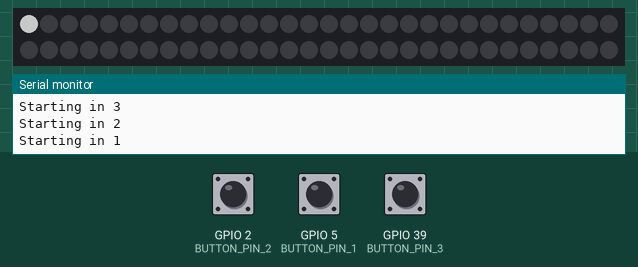
A sketch run on a simulated ESP32. Parts: 60 RGB LEDs in strip order, left to right, continuing on the next row, the last lines printed to the serial monitor. The inputs (shaded band) are chosen by the test bench; at power-on: GPIO 2 (BUTTON_PIN_2) HIGH, GPIO 39 (BUTTON_PIN_3) HIGH, GPIO 5 (BUTTON_PIN_1) HIGH. Dim RGB values are drawn brighter than linear; random numbers use the default seed unless the sketch sets one.

Above: at 5.6 s.
7.3 s: GPIO 2 (BUTTON_PIN_2) pulled LOW for 0.15 s
8.0 s: GPIO 39 (BUTTON_PIN_3) pulled LOW for 0.15 s
At 8.5 s:
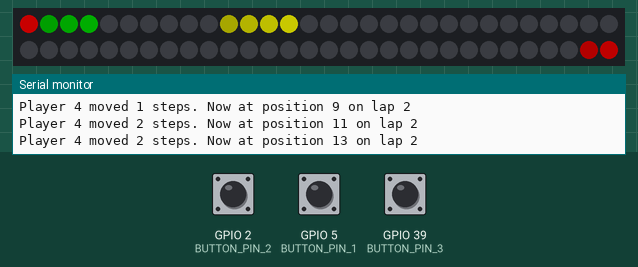
8.7 s: GPIO 5 (BUTTON_PIN_1) pulled LOW for 0.15 s
9.4 s: GPIO 2 (BUTTON_PIN_2) pulled LOW for 1 s
At 10.1 s:
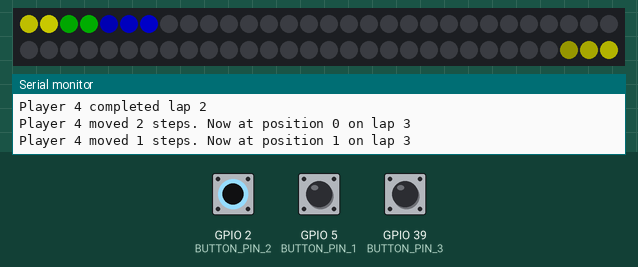
11.0 s: GPIO 39 (BUTTON_PIN_3) pulled LOW for 1 s
At 12.76 s:
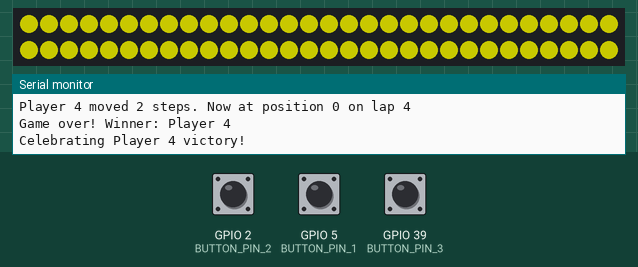

The sketch:

led_racing_game.ino
```cpp
/*
 * LED Racing Game
 *
 * A multiplayer racing game using a WS2812B LED strip.
 *
 * Features:
 * - 4 players racing around a circular track
 * - Each player has a unique color (Red, Blue, Green, Yellow)
 * - The number of LEDs in a player's trail indicates their lap number
 * - Players move forward by random amounts each turn
 * - First player to complete 3 laps wins
 * - Game ends after 60 seconds if no player completes all laps
 *
 * Game Rules:
 * - Each player starts at the beginning of the track (position 0)
 * - In each turn, players move forward 0-5 steps randomly
 * - When a player reaches the end of the LED strip, they start a new lap
 * - The player's trail length increases with each lap (up to 5 LEDs maximum)
 * - The winner is the first player to complete 3 laps
 * - If time runs out before anyone completes 3 laps, the player who has
 *   advanced the furthest (most laps and position) wins
 * - After a winner is determined, their color flashes for 10 seconds
 *
 * Hardware:
 * - ESP32 microcontroller
 * - WS2812B LED strip (60 LEDs)
 * - Connect the LED data pin to GPIO 13
 * - Connect the button pin for Player 1 to GPIO 12
 *
 * Created for ESP32 with FastLED library
 */

#include <FastLED.h>

// Define the data pin connected to the WS2812B strip
#define DATA_PIN 13

// Define the button pins for Player 1, 2, and 3
#define BUTTON_PIN_1 5   // Changed from 12 to 5
#define BUTTON_PIN_2 2   // Changed from 14 to 2
#define BUTTON_PIN_3 39  // Changed from 27 to 39

// Define the number of LEDs in the strip
#define NUM_LEDS 60

// Define the LED type and color order
#define LED_TYPE WS2812B
#define COLOR_ORDER GRB

// Game settings
#define GAME_DURATION 60000           // 1 minute in milliseconds
#define VICTORY_BLINK_DURATION 10000  // 10 seconds in milliseconds
#define BLINK_INTERVAL 250            // Blink every 250ms
#define NUM_PLAYERS 4
#define MAX_PLAYER_SIZE 5  // Maximum number of LEDs per player (for lap indication)
#define LAPS_TO_WIN 3      // Number of laps to win the game

// Create an array to hold the LED data
CRGB leds[NUM_LEDS];

// Player colors
CRGB playerColors[NUM_PLAYERS] = {
  CRGB::Red,
  CRGB::Blue,
  CRGB::Green,
  CRGB::Yellow
};

// Player positions (the leading LED of each player)
int playerPositions[NUM_PLAYERS] = { 0, 0, 0, 0 };
// Player laps
int playerLaps[NUM_PLAYERS] = { 0, 0, 0, 0 };

// Function prototypes
void startNewGame();
void updateGame();
void displayPlayers();
void celebrateWinner(int winner);
int determineWinner();
bool checkForWinner();
void handlePlayerButton(int playerIndex, int buttonPin);
void movePlayer(int playerIndex, int steps);

void setup() {
  // Initialize serial communication for debugging
  Serial.begin(921600);
  Serial.println("ESP32 WS2812B LED Racing Game");

  // Initialize the LED strip
  FastLED.addLeds<LED_TYPE, DATA_PIN, COLOR_ORDER>(leds, NUM_LEDS)
    .setCorrection(TypicalLEDStrip)
    .setDither(true);

  // Set brightness (0-255)
  FastLED.setBrightness(100);

  // Initialize button pins as input with pull-up resistor
  pinMode(BUTTON_PIN_1, INPUT_PULLUP);
  pinMode(BUTTON_PIN_2, INPUT_PULLUP);
  pinMode(BUTTON_PIN_3, INPUT_PULLUP);  // Initialize Player 3 button

  // Initialize random seed
  randomSeed(analogRead(0));

  // Clear all LEDs (turn them off)
  FastLED.clear();
  FastLED.show();

  delay(1000);  // Wait a second before starting

  // Start the first game
  startNewGame();
}

void loop() {
  static unsigned long gameStartTime = millis();
  static bool gameInProgress = true;

  if (gameInProgress) {
    // Check if game time is up or if someone won by completing all laps
    if (millis() - gameStartTime >= GAME_DURATION || checkForWinner()) {
      // Game over, determine winner
      int winner = determineWinner();
      Serial.print("Game over! Winner: Player ");
      Serial.println(winner + 1);

      // Celebrate the winner
      celebrateWinner(winner);

      // Start a new game
      startNewGame();
      gameStartTime = millis();
    } else {
      // Update game state
      updateGame();

      // Display players
      displayPlayers();

      // Small delay between updates
      delay(50);
    }
  }
}

void startNewGame() {
  Serial.println("Starting new game!");

  // Reset player positions and laps
  for (int i = 0; i < NUM_PLAYERS; i++) {
    playerPositions[i] = 0;
    playerLaps[i] = 0;
  }

  // Clear the LED strip
  FastLED.clear();
  FastLED.show();

  // Enhanced countdown animation - count from 10 to 1
  for (int count = 10; count > 0; count--) {
    Serial.print("Starting in ");
    Serial.println(count);

    // Clear previous LEDs
    FastLED.clear();

    // Light up LEDs corresponding to the countdown number
    for (int led = 0; led < count; led++) {
      leds[led] = CRGB::White; // Using white color for countdown
    }

    FastLED.show();
    delay(500); // Half second per number in countdown
  }

  Serial.println("GO!");
}

void updateGame() {
  // Handle button inputs for Players 1, 2, and 3
  handlePlayerButton(0, BUTTON_PIN_1);
  handlePlayerButton(1, BUTTON_PIN_2);
  handlePlayerButton(2, BUTTON_PIN_3);  // Handle Player 3 button

  // Move other players (only Player 4 now) forward by a random amount
  for (int i = 3; i < NUM_PLAYERS; i++) {
    int steps = random(1, 3);
    movePlayer(i, steps);
  }
}

// Helper function to handle button press for a player
void handlePlayerButton(int playerIndex, int buttonPin) {
  static int lastButtonStates[3] = {HIGH, HIGH, HIGH}; // Store button states for Players 1, 2 & 3

  int buttonState = digitalRead(buttonPin);

  // Check if button was just pressed (transition from HIGH to LOW with INPUT_PULLUP)
  if (buttonState == LOW && lastButtonStates[playerIndex] == HIGH) {
    // Move player forward by a fixed amount when button is pressed
    int steps = 3; // Changed from 3 to 1 step when button is pressed
    movePlayer(playerIndex, steps);
  }

  // Update lastButtonState for next iteration
  lastButtonStates[playerIndex] = buttonState;
}

// Helper function to move a player and handle lap completion
void movePlayer(int playerIndex, int steps) {
  int newPosition = playerPositions[playerIndex] + steps;

  // Check if player completed a lap
  if (newPosition >= NUM_LEDS) {
    playerLaps[playerIndex]++;
    newPosition = newPosition % NUM_LEDS;
    Serial.print("Player ");
    Serial.print(playerIndex + 1);
    Serial.print(" completed lap ");
    Serial.println(playerLaps[playerIndex]);
  }

  playerPositions[playerIndex] = newPosition;

  Serial.print("Player ");
  Serial.print(playerIndex + 1);
  Serial.print(" moved ");
  Serial.print(steps);
  Serial.print(" steps. Now at position ");
  Serial.print(playerPositions[playerIndex]);
  Serial.print(" on lap ");
  Serial.println(playerLaps[playerIndex] + 1);
}

void displayPlayers() {
  // Clear the LED strip
  FastLED.clear();

  // Display each player
  for (int i = 0; i < NUM_PLAYERS; i++) {
    // Calculate player size based on lap (minimum 3, maximum MAX_PLAYER_SIZE)
    int playerSize = min(playerLaps[i] + 3, MAX_PLAYER_SIZE);

    for (int j = 0; j < playerSize; j++) {
      // Calculate position with wrap-around
      int pos = (playerPositions[i] - j + NUM_LEDS) % NUM_LEDS;

      // Fade the trailing LEDs
      int brightness = 255 - (j * 50);
      if (brightness < 0) brightness = 0;

      leds[pos] = playerColors[i];
      leds[pos].fadeToBlackBy(255 - brightness);
    }
  }

  FastLED.show();
}

bool checkForWinner() {
  // Check if any player has completed the required number of laps
  for (int i = 0; i < NUM_PLAYERS; i++) {
    if (playerLaps[i] >= LAPS_TO_WIN) {
      return true;
    }
  }
  return false;
}

int determineWinner() {
  int winnerIndex = 0;
  int maxLaps = playerLaps[0];
  int maxPosition = playerPositions[0];

  // Find the player who completed the most laps
  for (int i = 1; i < NUM_PLAYERS; i++) {
    if (playerLaps[i] > maxLaps || (playerLaps[i] == maxLaps && playerPositions[i] > maxPosition)) {
      maxLaps = playerLaps[i];
      maxPosition = playerPositions[i];
      winnerIndex = i;
    }
  }

  return winnerIndex;
}

void celebrateWinner(int winner) {
  unsigned long startTime = millis();
  bool ledState = true;
  unsigned long lastToggleTime = startTime;

  Serial.print("Celebrating Player ");
  Serial.print(winner + 1);
  Serial.println(" victory!");

  while (millis() - startTime < VICTORY_BLINK_DURATION) {
    // Check if it's time to toggle the LEDs
    if (millis() - lastToggleTime >= BLINK_INTERVAL) {
      lastToggleTime = millis();
      ledState = !ledState;

      if (ledState) {
        // Fill the strip with the winner's color
        fill_solid(leds, NUM_LEDS, playerColors[winner]);
      } else {
        // Turn off all LEDs
        FastLED.clear();
      }

      FastLED.show();
    }
  }

  // Clear the strip after celebration
  FastLED.clear();
  FastLED.show();
}
```
